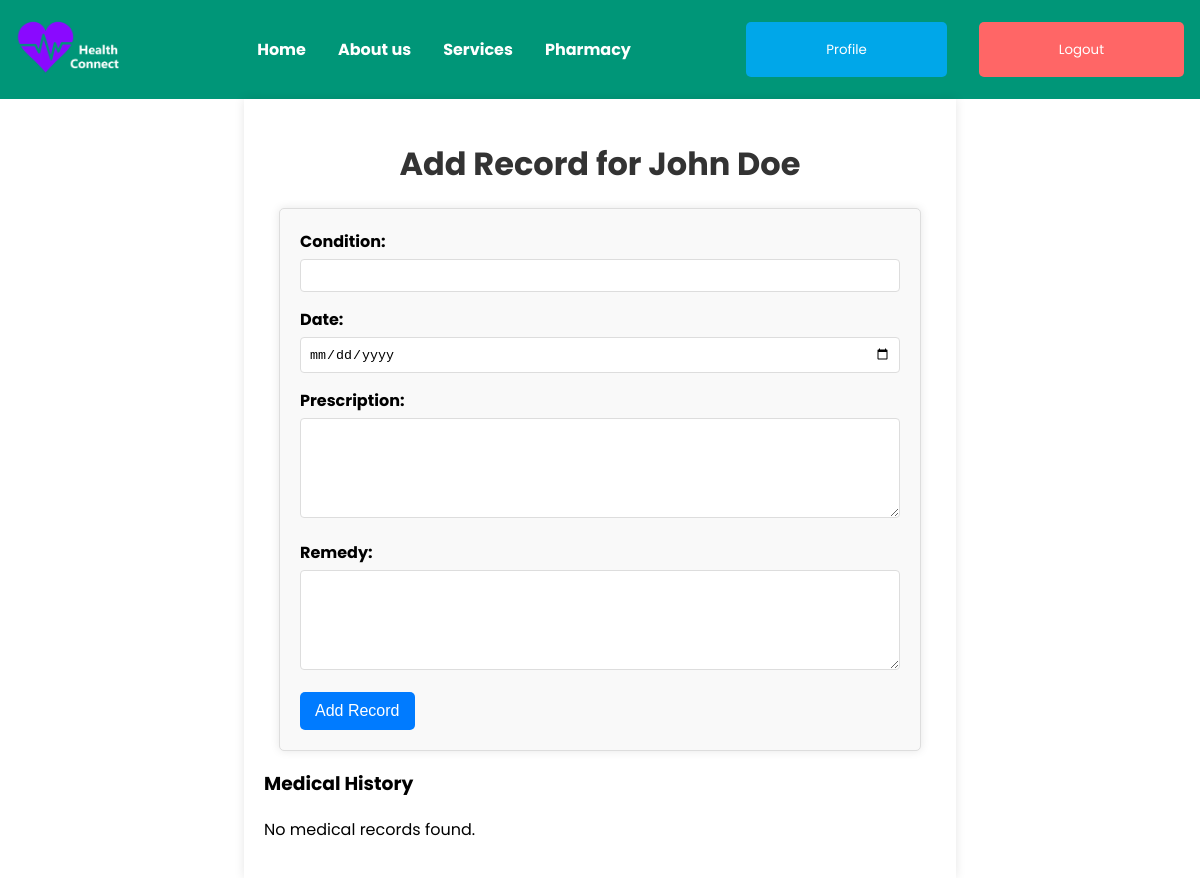
/doctors/update_records/John/ (signed in), run on an earlier commit of the app's database.
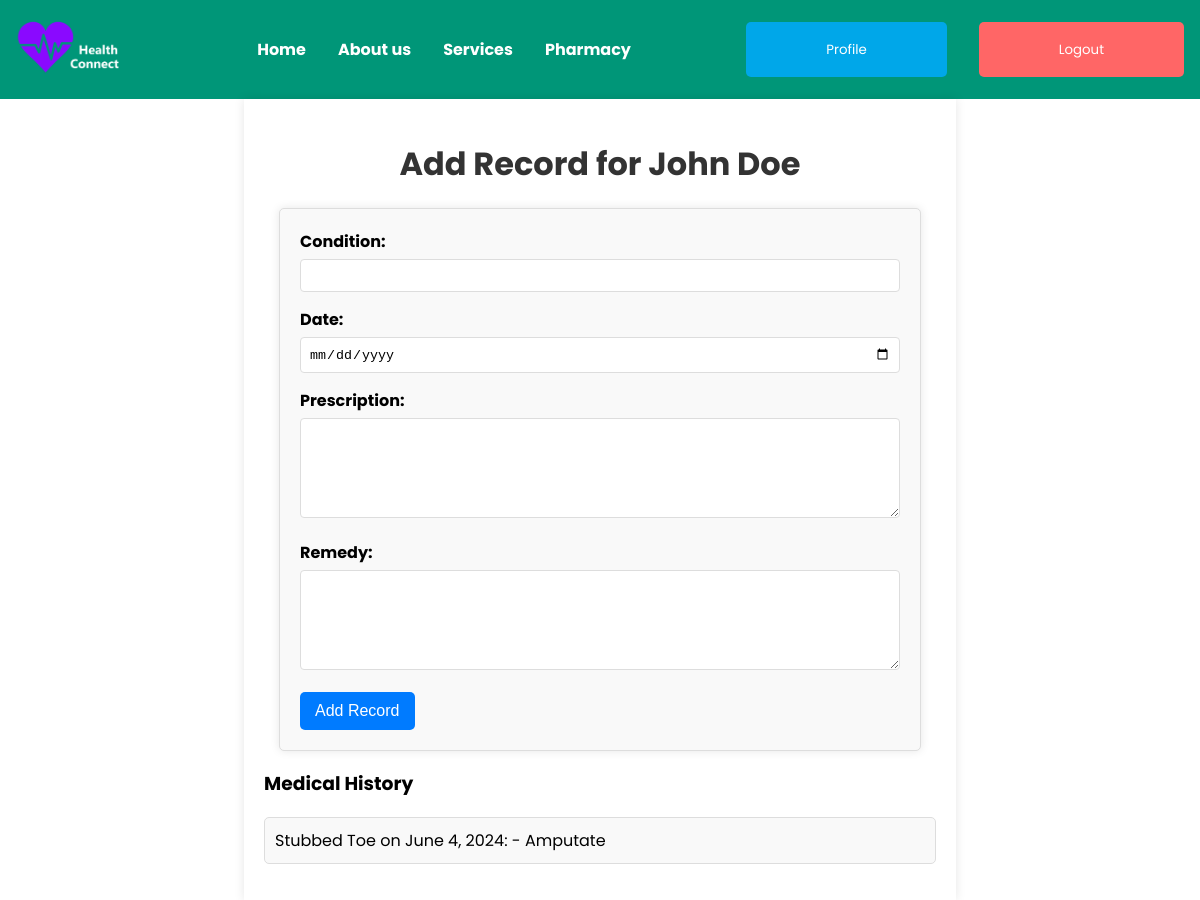
And on a later commit of the database.
### apps/patients/models.py (models this page shows, shortened)
class MedicalRecord(models.Model):
    patient = models.ForeignKey(Patient, on_delete=models.CASCADE, related_name='medical_records')
    condition = models.CharField(max_length=255)
    date = models.DateField()
    prescription = models.TextField()
    remedy = models.TextField()

### apps/doctors/views.py (the view, shortened to what this page needs)
# urls.py: path('update_records/<str:username>/', views.update_medical_record, name='update_medical_record'),
@login_required
def update_medical_record(request, username):
    custom_user = get_object_or_404(CustomUser, username=username)
    patient = get_object_or_404(Patient, user=custom_user)
    medical_records = MedicalRecord.objects.filter(patient=patient)
    return render(request, 'update_records.html', {'patient': patient, 'medical_records': medical_records})

### apps/patients/models.py (called while the page is built)
    @property
    def full_name(self):
        return self.user.get_full_name()

### apps/doctors/templates/update_records.html (shortened to what this page needs)
{% extends "layout.html" %}
{% load static %}
{% block extra_styles%}<link rel="stylesheet" href="{% static 'css/update_records.css' %}">{% endblock %}
{% block content %}
    <div class="container">
        <h1>Add Record for {{ patient.full_name }}</h1>
        <form class="update_form" method="post" action="">
            <label for="condition">Condition:</label>
            <input type="text" id="condition" name="condition" required><br>
            <label for="date">Date:</label>
            <input type="date" id="date" name="date" required><br>
            <label for="prescription">Prescription:</label>
            <textarea id="prescription" name="prescription"></textarea><br>
            <label for="remedy">Remedy:</label>
            <textarea id="remedy" name="remedy"></textarea><br>
            <input type="submit" value="Add Record">
        </form>
        <h3>Medical History</h3>
        {% if medical_records %}
            <ul>
                {% for record in medical_records %}
                    <li>{{ record.condition }} on {{ record.date }}: {{ record.prescription }} - {{ record.remedy }}</li>
                {% endfor %}
            </ul>
        {% else %}
            <p>No medical records found.</p>
        {% endif %}
    </div>
{% endblock %}

What changed in the data, as far as the page shows it:
added MedicalRecord: condition "Stubbed Toe", date "June 4, 2024", remedy "Amputate"
Also different on the page:
text no longer shown: "No medical records found."
